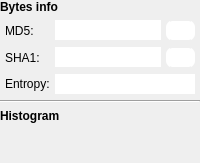
          <widget class="QWidget" name="tabHistogram_2">
           <attribute name="title">
            <string notr="true">Information</string>
           </attribute>
           <layout class="QVBoxLayout" name="verticalLayout_25">
            <property name="spacing">
             <number>6</number>
            </property>
            <property name="leftMargin">
             <number>0</number>
            </property>
            <property name="topMargin">
             <number>0</number>
            </property>
            <property name="rightMargin">
             <number>0</number>
            </property>
            <property name="bottomMargin">
             <number>0</number>
            </property>
            <item>
             <widget class="QLabel" name="label_7">
              <property name="font">
               <font>
                <weight>75</weight>
                <bold>true</bold>
               </font>
              </property>
              <property name="text">
               <string>Bytes info</string>
              </property>
             </widget>
            </item>
            <item>
             <layout class="QFormLayout" name="formLayout_2">
              <property name="fieldGrowthPolicy">
               <enum>QFormLayout::ExpandingFieldsGrow</enum>
              </property>
              <property name="labelAlignment">
               <set>Qt::AlignLeading|Qt::AlignLeft|Qt::AlignVCenter</set>
              </property>
              <property name="formAlignment">
               <set>Qt::AlignHCenter|Qt::AlignTop</set>
              </property>
              <property name="horizontalSpacing">
               <number>5</number>
              </property>
              <property name="verticalSpacing">
               <number>6</number>
              </property>
              <property name="leftMargin">
               <number>5</number>
              </property>
              <property name="rightMargin">
               <number>5</number>
              </property>
              <item row="1" column="0">
               <widget class="QLabel" name="label_8">
                <property name="sizePolicy">
                 <sizepolicy hsizetype="Fixed" vsizetype="Preferred">
                  <horstretch>0</horstretch>
                  <verstretch>0</verstretch>
                 </sizepolicy>
                </property>
                <property name="text">
                 <string>MD5:</string>
                </property>
               </widget>
              </item>
              <item row="2" column="0">
               <widget class="QLabel" name="label_9">
                <property name="text">
                 <string>SHA1:</string>
                </property>
               </widget>
              </item>
              <item row="3" column="0">
               <widget class="QLabel" name="label_10">
                <property name="text">
                 <string>Entropy:</string>
                </property>
               </widget>
              </item>
              <item row="3" column="1">
               <widget class="QLineEdit" name="bytesEntropy">
                <property name="sizePolicy">
                 <sizepolicy hsizetype="Expanding" vsizetype="Fixed">
                  <horstretch>0</horstretch>
                  <verstretch>0</verstretch>
                 </sizepolicy>
                </property>
                <property name="frame">
                 <bool>false</bool>
                </property>
                <property name="readOnly">
                 <bool>true</bool>
                </property>
               </widget>
              </item>
              <item row="1" column="1">
               <layout class="QHBoxLayout" name="horizontalLayout_8">
                <property name="spacing">
                 <number>5</number>
                </property>
                <item>
                 <widget class="QLineEdit" name="bytesMD5">
                  <property name="sizePolicy">
                   <sizepolicy hsizetype="Expanding" vsizetype="Fixed">
                    <horstretch>0</horstretch>
                    <verstretch>0</verstretch>
                   </sizepolicy>
                  </property>
                  <property name="frame">
                   <bool>false</bool>
                  </property>
                  <property name="readOnly">
                   <bool>true</bool>
                  </property>
                 </widget>
                </item>
                <item>
                 <widget class="QToolButton" name="copyMD5">
                  <property name="toolTip">
                   <string notr="true">Copy MD5</string>
                  </property>
                  <property name="styleSheet">
                   <string notr="true">QToolButton { /* all types of tool button */
    border: 0px solid rgb(255, 255, 255);
    border-radius: 6px;
    border-left: 5px solid rgb(255, 255, 255);
    border-right: 5px solid rgb(255, 255, 255);
    margin-bottom: 1px;
    margin-top: 1px;
	background-color: rgb(255, 255, 255);
	image: url(:/new/prefix1/img/icons/transfer.png);
}

QToolButton:hover {

    border: 0px solid #2180a9;
    border-radius: 6px;
    border-left: 5px solid #2180a9;
    border-right: 5px solid #2180a9;
    margin-bottom: 1px;
    margin-top: 1px;
	background-color: #2180a9;
	image: url(:/new/prefix1/img/icons/transfer_white.png);
}

QToolButton:pressed {
    border: 0px solid rgb(255, 255, 255);
    border-radius: 6px;
    border-left: 5px solid rgb(255, 255, 255);
    border-right: 5px solid rgb(255, 255, 255);
    margin-bottom: 1px;
    margin-top: 1px;
	background-color: rgb(255, 255, 255);
	image: url(:/new/prefix1/img/icons/transfer.png);
}

QToolTip {
	background-color: #444;
	border: 3px solid #444;
	color: rgb(232, 232, 232);
}</string>
                  </property>
                  <property name="text">
                   <string notr="true"/>
                  </property>
                 </widget>
                </item>
               </layout>
              </item>
              <item row="2" column="1">
               <layout class="QHBoxLayout" name="horizontalLayout_9">
                <property name="spacing">
                 <number>5</number>
                </property>
                <item>
                 <widget class="QLineEdit" name="bytesSHA1">
                  <property name="sizePolicy">
                   <sizepolicy hsizetype="Expanding" vsizetype="Fixed">
                    <horstretch>0</horstretch>
                    <verstretch>0</verstretch>
                   </sizepolicy>
                  </property>
                  <property name="frame">
                   <bool>false</bool>
                  </property>
                  <property name="readOnly">
                   <bool>true</bool>
                  </property>
                 </widget>
                </item>
                <item>
                 <widget class="QToolButton" name="copySHA1">
                  <property name="toolTip">
                   <string notr="true">Copy SHA1</string>
                  </property>
                  <property name="styleSheet">
                   <string notr="true">QToolButton { /* all types of tool button */
    border: 0px solid rgb(255, 255, 255);
    border-radius: 6px;
    border-left: 5px solid rgb(255, 255, 255);
    border-right: 5px solid rgb(255, 255, 255);
    margin-bottom: 1px;
    margin-top: 1px;
	background-color: rgb(255, 255, 255);
	image: url(:/new/prefix1/img/icons/transfer.png);
}

QToolButton:hover {

    border: 0px solid #2180a9;
    border-radius: 6px;
    border-left: 5px solid #2180a9;
    border-right: 5px solid #2180a9;
    margin-bottom: 1px;
    margin-top: 1px;
	background-color: #2180a9;
	image: url(:/new/prefix1/img/icons/transfer_white.png);
}

QToolButton:pressed {
    border: 0px solid rgb(255, 255, 255);
    border-radius: 6px;
    border-left: 5px solid rgb(255, 255, 255);
    border-right: 5px solid rgb(255, 255, 255);
    margin-bottom: 1px;
    margin-top: 1px;
	background-color: rgb(255, 255, 255);
	image: url(:/new/prefix1/img/icons/transfer.png);
}

QToolTip {
	background-color: #444;
	border: 3px solid #444;
	color: rgb(232, 232, 232);
}</string>
                  </property>
                  <property name="text">
                   <string notr="true"/>
                  </property>
                 </widget>
                </item>
               </layout>
              </item>
             </layout>
            </item>
            <item>
             <widget class="Line" name="line_6">
              <property name="orientation">
               <enum>Qt::Horizontal</enum>
              </property>
             </widget>
            </item>
            <item>
             <layout class="QHBoxLayout" name="horizontalLayout_22">
              <property name="topMargin">
               <number>0</number>
              </property>
              <item>
               <widget class="QLabel" name="histogramLabel_2">
                <property name="text">
                 <string>&lt;b&gt;Histogram&lt;/b&gt;</string>
                </property>
               </widget>
              </item>
             </layout>
            </item>
            <item>
             <spacer name="verticalSpacer_5">
              <property name="orientation">
               <enum>Qt::Vertical</enum>
              </property>
              <property name="sizeHint" stdset="0">
               <size>
                <width>20</width>
                <height>40</height>
               </size>
              </property>
             </spacer>
            </item>
           </layout>
          </widget>
